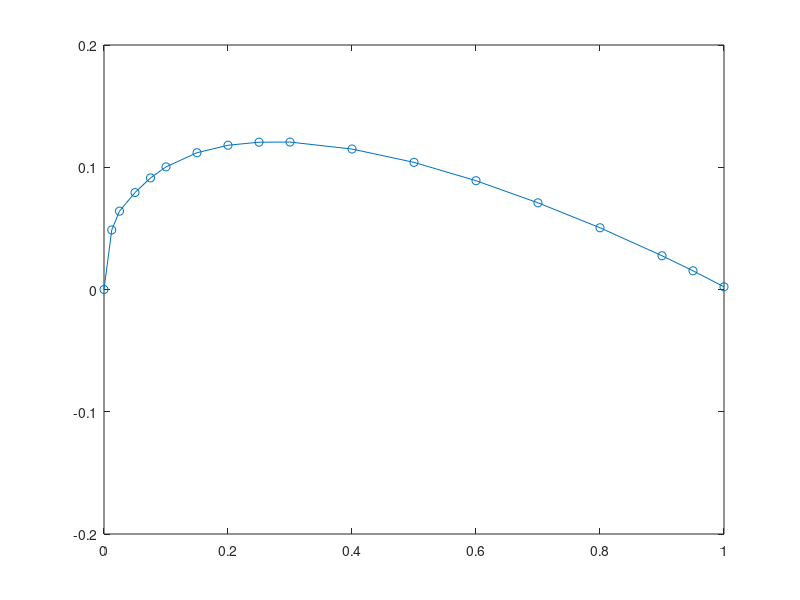
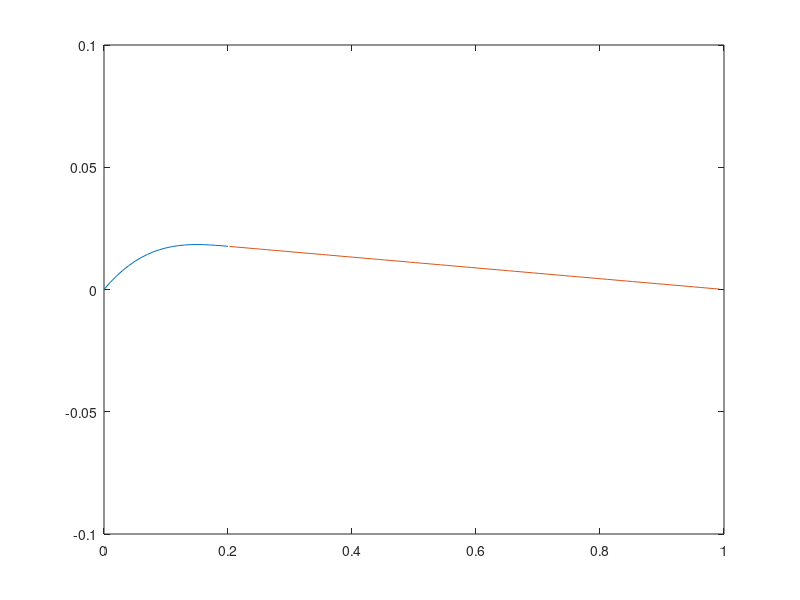

Reproduce these figures in MATLAB, in order.
%% 根据dat文件画出翼型
x = [1,0.95,0.9,0.8,0.7,0.6,...
    0.5,0.4,0.3,0.25,0.2,...
    0.15,0.1,0.075,0.05,0.025,0.0125,0,...
    0.0125,0.025,0.05,0.075,0.1,0.15,0.2,0.25,0.3,0.4,0.5,0.6,...
    0.7,0.8,0.9,0.95,1.0];
y = [0.0022,0.0153,0.0276,0.0505,0.0709,0.0890,0.1040,0.1149,...
    0.1206,0.1205,0.1180,0.1119,0.1003,0.0913,0.0793,0.0641,...
    0.0487,0,-0.0208,-0.0314,-0.0452,-0.0555,-0.0632,-0.0751,...
    -0.0830,-0.0876,-0.0895,-0.0883,-0.0814,-0.0707,-0.0572,-0.0413,...
    -0.0230,-0.0130,-0.0022];
length(x);
length(y);
figure(1)
scatter(x,y,'magenta')
axis([0 1 -0.2 0.2])
figure(2)
plot(x,y,'-o')
axis([0 1 -0.2 0.2])
%% 根据PPT上的公式进行画图
k1 = 15.957;
m = 0.2025;
x1 = [0:0.01:m];
x2 = [m:0.01:1];
y1 = k1/6*(x1.^3-3*m*x1.^2+m^2*(3-m)*x1);
y2 = k1*m^3/6*(1-x2);

plot(x1,y1)
hold on 
plot(x2,y2)
axis([0 1 -0.1 0.1])
hold off

%% 先考虑上半部分
x = [1,0.95,0.9,0.8,0.7,0.6,...
    0.5,0.4,0.3,0.25,0.2,...
    0.15,0.1,0.075,0.05,0.025,0.0125,0];
y = [0.0022,0.0153,0.0276,0.0505,0.0709,0.0890,0.1040,0.1149,...
    0.1206,0.1205,0.1180,0.1119,0.1003,0.0913,0.0793,0.0641,...
    0.0487,0];

% 找出控制点
x_control = []
y_control = []
for i = 1:1:length(x)-1
    x_control(end + 1)=(x(i)+x(i+1))/2;
    y_control(end + 1)=(y(i)+y(i+1))/2;
end
figure(1)
plot(x,y,'-o')
axis([0 1 -0.2 0.2])
hold on 
scatter(x_control,y_control,'red','*')
hold off

%% 从txt文件中读取x，y
clc
a = load("NACA23021.dat")
x = a(1:18,1)
y = a(1:18,2)
figure(1)
plot(x,y,'-o')
axis([0 1 -0.2 0.2])
